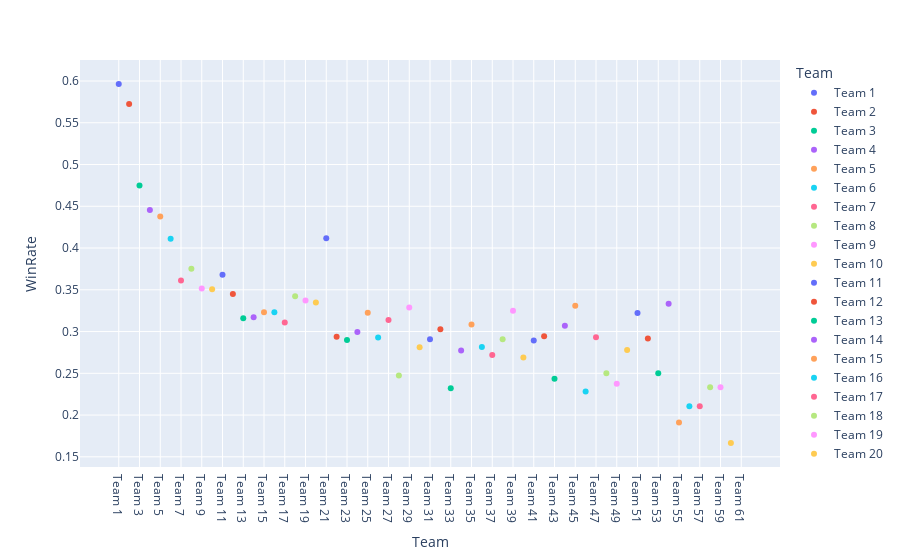

This figure's notebook cell:
### Code cell
import plotly.express as px
fig = px.scatter(data_new,x = "Team",y = 'WinRate',color = "Team")
fig.show()

### Figure 1 — Plotly figure (JSON) as saved in the notebook; plotly's stock layout.template omitted (floating-point values rounded to 4 significant figures)
{"data": [{"hovertemplate": "Team=%{x}<br>WinRate=%{y}<extra></extra>", "legendgroup": "Team 1", "marker": {"color": "#636efa", "symbol": "circle"}, "mode": "markers", "name": "Team 1", "orientation": "v", "showlegend": true, "type": "scatter", "x": ["Team 1"], "xaxis": "x", "y": [0.5963], "yaxis": "y"}, {"hovertemplate": "Team=%{x}<br>WinRate=%{y}<extra></extra>", "legendgroup": "Team 2", "marker": {"color": "#EF553B", "symbol": "circle"}, "mode": "markers", "name": "Team 2", "orientation": "v", "showlegend": true, "type": "scatter", "x": ["Team 2"], "xaxis": "x", "y": [0.5724], "yaxis": "y"}, {"hovertemplate": "Team=%{x}<br>WinRate=%{y}<extra></extra>", "legendgroup": "Team 3", "marker": {"color": "#00cc96", "symbol": "circle"}, "mode": "markers", "name": "Team 3", "orientation": "v", "showlegend": true, "type": "scatter", "x": ["Team 3"], "xaxis": "x", "y": [0.4748], "yaxis": "y"}, {"hovertemplate": "Team=%{x}<br>WinRate=%{y}<extra></extra>", "legendgroup": "Team 4", "marker": {"color": "#ab63fa", "symbol": "circle"}, "mode": "markers", "name": "Team 4", "orientation": "v", "showlegend": true, "type": "scatter", "x": ["Team 4"], "xaxis": "x", "y": [0.4456], "yaxis": "y"}, {"hovertemplate": "Team=%{x}<br>WinRate=%{y}<extra></extra>", "legendgroup": "Team 5", "marker": {"color": "#FFA15A", "symbol": "circle"}, "mode": "markers", "name": "Team 5", "orientation": "v", "showlegend": true, "type": "scatter", "x": ["Team 5"], "xaxis": "x", "y": [0.4377], "yaxis": "y"}, {"hovertemplate": "Team=%{x}<br>WinRate=%{y}<extra></extra>", "legendgroup": "Team 6", "marker": {"color": "#19d3f3", "symbol": "circle"}, "mode": "markers", "name": "Team 6", "orientation": "v", "showlegend": true, "type": "scatter", "x": ["Team 6"], "xaxis": "x", "y": [0.4111], "yaxis": "y"}, {"hovertemplate": "Team=%{x}<br>WinRate=%{y}<extra></extra>", "legendgroup": "Team 7", "marker": {"color": "#FF6692", "symbol": "circle"}, "mode": "markers", "name": "Team 7", "orientation": "v", "showlegend": true, "type": "scatter", "x": ["Team 7"], "xaxis": "x", "y": [0.361], "yaxis": "y"}, {"hovertemplate": "Team=%{x}<br>WinRate=%{y}<extra></extra>", "legendgroup": "Team 8", "marker": {"color": "#B6E880", "symbol": "circle"}, "mode": "markers", "name": "Team 8", "orientation": "v", "showlegend": true, "type": "scatter", "x": ["Team 8"], "xaxis": "x", "y": [0.3753], "yaxis": "y"}, {"hovertemplate": "Team=%{x}<br>WinRate=%{y}<extra></extra>", "legendgroup": "Team 9", "marker": {"color": "#FF97FF", "symbol": "circle"}, "mode": "markers", "name": "Team 9", "orientation": "v", "showlegend": true, "type": "scatter", "x": ["Team 9"], "xaxis": "x", "y": [0.3515], "yaxis": "y"}, {"hovertemplate": "Team=%{x}<br>WinRate=%{y}<extra></extra>", "legendgroup": "Team 10", "marker": {"color": "#FECB52", "symbol": "circle"}, "mode": "markers", "name": "Team 10", "orientation": "v", "showlegend": true, "type": "scatter", "x": ["Team 10"], "xaxis": "x", "y": [0.3507], "yaxis": "y"}, {"hovertemplate": "Team=%{x}<br>WinRate=%{y}<extra></extra>", "legendgroup": "Team 11", "marker": {"color": "#636efa", "symbol": "circle"}, "mode": "markers", "name": "Team 11", "orientation": "v", "showlegend": true, "type": "scatter", "x": ["Team 11"], "xaxis": "x", "y": [0.368], "yaxis": "y"}, {"hovertemplate": "Team=%{x}<br>WinRate=%{y}<extra></extra>", "legendgroup": "Team 12", "marker": {"color": "#EF553B", "symbol": "circle"}, "mode": "markers", "name": "Team 12", "orientation": "v", "showlegend": true, "type": "scatter", "x": ["Team 12"], "xaxis": "x", "y": [0.3451], "yaxis": "y"}, {"hovertemplate": "Team=%{x}<br>WinRate=%{y}<extra></extra>", "legendgroup": "Team 13", "marker": {"color": "#00cc96", "symbol": "circle"}, "mode": "markers", "name": "Team 13", "orientation": "v", "showlegend": true, "type": "scatter", "x": ["Team 13"], "xaxis": "x", "y": [0.3158], "yaxis": "y"}, {"hovertemplate": "Team=%{x}<br>WinRate=%{y}<extra></extra>", "legendgroup": "Team 14", "marker": {"color": "#ab63fa", "symbol": "circle"}, "mode": "markers", "name": "Team 14", "orientation": "v", "showlegend": true, "type": "scatter", "x": ["Team 14"], "xaxis": "x", "y": [0.3172], "yaxis": "y"}, {"hovertemplate": "Team=%{x}<br>WinRate=%{y}<extra></extra>", "legendgroup": "Team 15", "marker": {"color": "#FFA15A", "symbol": "circle"}, "mode": "markers", "name": "Team 15", "orientation": "v", "showlegend": true, "type": "scatter", "x": ["Team 15"], "xaxis": "x", "y": [0.323], "yaxis": "y"}, {"hovertemplate": "Team=%{x}<br>WinRate=%{y}<extra></extra>", "legendgroup": "Team 16", "marker": {"color": "#19d3f3", "symbol": "circle"}, "mode": "markers", "name": "Team 16", "orientation": "v", "showlegend": true, "type": "scatter", "x": ["Team 16"], "xaxis": "x", "y": [0.3232], "yaxis": "y"}, {"hovertemplate": "Team=%{x}<br>WinRate=%{y}<extra></extra>", "legendgroup": "Team 17", "marker": {"color": "#FF6692", "symbol": "circle"}, "mode": "markers", "name": "Team 17", "orientation": "v", "showlegend": true, "type": "scatter", "x": ["Team 17"], "xaxis": "x", "y": [0.3108], "yaxis": "y"}, {"hovertemplate": "Team=%{x}<br>WinRate=%{y}<extra></extra>", "legendgroup": "Team 18", "marker": {"color": "#B6E880", "symbol": "circle"}, "mode": "markers", "name": "Team 18", "orientation": "v", "showlegend": true, "type": "scatter", "x": ["Team 18"], "xaxis": "x", "y": [0.3423], "yaxis": "y"}, {"hovertemplate": "Team=%{x}<br>WinRate=%{y}<extra></extra>", "legendgroup": "Team 19", "marker": {"color": "#FF97FF", "symbol": "circle"}, "mode": "markers", "name": "Team 19", "orientation": "v", "showlegend": true, "type": "scatter", "x": ["Team 19"], "xaxis": "x", "y": [0.337], "yaxis": "y"}, {"hovertemplate": "Team=%{x}<br>WinRate=%{y}<extra></extra>", "legendgroup": "Team 20", "marker": {"color": "#FECB52", "symbol": "circle"}, "mode": "markers", "name": "Team 20", "orientation": "v", "showlegend": true, "type": "scatter", "x": ["Team 20"], "xaxis": "x", "y": [0.3349], "yaxis": "y"}, {"hovertemplate": "Team=%{x}<br>WinRate=%{y}<extra></extra>", "legendgroup": "Team 21", "marker": {"color": "#636efa", "symbol": "circle"}, "mode": "markers", "name": "Team 21", "orientation": "v", "showlegend": true, "type": "scatter", "x": ["Team 21"], "xaxis": "x", "y": [0.4118], "yaxis": "y"}, {"hovertemplate": "Team=%{x}<br>WinRate=%{y}<extra></extra>", "legendgroup": "Team 22", "marker": {"color": "#EF553B", "symbol": "circle"}, "mode": "markers", "name": "Team 22", "orientation": "v", "showlegend": true, "type": "scatter", "x": ["Team 22"], "xaxis": "x", "y": [0.2938], "yaxis": "y"}, {"hovertemplate": "Team=%{x}<br>WinRate=%{y}<extra></extra>", "legendgroup": "Team 23", "marker": {"color": "#00cc96", "symbol": "circle"}, "mode": "markers", "name": "Team 23", "orientation": "v", "showlegend": true, "type": "scatter", "x": ["Team 23"], "xaxis": "x", "y": [0.2899], "yaxis": "y"}, {"hovertemplate": "Team=%{x}<br>WinRate=%{y}<extra></extra>", "legendgroup": "Team 24", "marker": {"color": "#ab63fa", "symbol": "circle"}, "mode": "markers", "name": "Team 24", "orientation": "v", "showlegend": true, "type": "scatter", "x": ["Team 24"], "xaxis": "x", "y": [0.2994], "yaxis": "y"}, {"hovertemplate": "Team=%{x}<br>WinRate=%{y}<extra></extra>", "legendgroup": "Team 25", "marker": {"color": "#FFA15A", "symbol": "circle"}, "mode": "markers", "name": "Team 25", "orientation": "v", "showlegend": true, "type": "scatter", "x": ["Team 25"], "xaxis": "x", "y": [0.3224], "yaxis": "y"}, {"hovertemplate": "Team=%{x}<br>WinRate=%{y}<extra></extra>", "legendgroup": "Team 26", "marker": {"color": "#19d3f3", "symbol": "circle"}, "mode": "markers", "name": "Team 26", "orientation": "v", "showlegend": true, "type": "scatter", "x": ["Team 26"], "xaxis": "x", "y": [0.293], "yaxis": "y"}, {"hovertemplate": "Team=%{x}<br>WinRate=%{y}<extra></extra>", "legendgroup": "Team 27", "marker": {"color": "#FF6692", "symbol": "circle"}, "mode": "markers", "name": "Team 27", "orientation": "v", "showlegend": true, "type": "scatter", "x": ["Team 27"], "xaxis": "x", "y": [0.3138], "yaxis": "y"}, {"hovertemplate": "Team=%{x}<br>WinRate=%{y}<extra></extra>", "legendgroup": "Team 28", "marker": {"color": "#B6E880", "symbol": "circle"}, "mode": "markers", "name": "Team 28", "orientation": "v", "showlegend": true, "type": "scatter", "x": ["Team 28"], "xaxis": "x", "y": [0.2474], "yaxis": "y"}, {"hovertemplate": "Team=%{x}<br>WinRate=%{y}<extra></extra>", "legendgroup": "Team 29", "marker": {"color": "#FF97FF", "symbol": "circle"}, "mode": "markers", "name": "Team 29", "orientation": "v", "showlegend": true, "type": "scatter", "x": ["Team 29"], "xaxis": "x", "y": [0.3289], "yaxis": "y"}, {"hovertemplate": "Team=%{x}<br>WinRate=%{y}<extra></extra>", "legendgroup": "Team 30", "marker": {"color": "#FECB52", "symbol": "circle"}, "mode": "markers", "name": "Team 30", "orientation": "v", "showlegend": true, "type": "scatter", "x": ["Team 30"], "xaxis": "x", "y": [0.2811], "yaxis": "y"}, {"hovertemplate": "Team=%{x}<br>WinRate=%{y}<extra></extra>", "legendgroup": "Team 31", "marker": {"color": "#636efa", "symbol": "circle"}, "mode": "markers", "name": "Team 31", "orientation": "v", "showlegend": true, "type": "scatter", "x": ["Team 31"], "xaxis": "x", "y": [0.2908], "yaxis": "y"}, {"hovertemplate": "Team=%{x}<br>WinRate=%{y}<extra></extra>", "legendgroup": "Team 32", "marker": {"color": "#EF553B", "symbol": "circle"}, "mode": "markers", "name": "Team 32", "orientation": "v", "showlegend": true, "type": "scatter", "x": ["Team 32"], "xaxis": "x", "y": [0.3028], "yaxis": "y"}, {"hovertemplate": "Team=%{x}<br>WinRate=%{y}<extra></extra>", "legendgroup": "Team 33", "marker": {"color": "#00cc96", "symbol": "circle"}, "mode": "markers", "name": "Team 33", "orientation": "v", "showlegend": true, "type": "scatter", "x": ["Team 33"], "xaxis": "x", "y": [0.2321], "yaxis": "y"}, {"hovertemplate": "Team=%{x}<br>WinRate=%{y}<extra></extra>", "legendgroup": "Team 34", "marker": {"color": "#ab63fa", "symbol": "circle"}, "mode": "markers", "name": "Team 34", "orientation": "v", "showlegend": true, "type": "scatter", "x": ["Team 34"], "xaxis": "x", "y": [0.2775], "yaxis": "y"}, {"hovertemplate": "Team=%{x}<br>WinRate=%{y}<extra></extra>", "legendgroup": "Team 35", "marker": {"color": "#FFA15A", "symbol": "circle"}, "mode": "markers", "name": "Team 35", "orientation": "v", "showlegend": true, "type": "scatter", "x": ["Team 35"], "xaxis": "x", "y": [0.3084], "yaxis": "y"}, {"hovertemplate": "Team=%{x}<br>WinRate=%{y}<extra></extra>", "legendgroup": "Team 36", "marker": {"color": "#19d3f3", "symbol": "circle"}, "mode": "markers", "name": "Team 36", "orientation": "v", "showlegend": true, "type": "scatter", "x": ["Team 36"], "xaxis": "x", "y": [0.2815], "yaxis": "y"}, {"hovertemplate": "Team=%{x}<br>WinRate=%{y}<extra></extra>", "legendgroup": "Team 37", "marker": {"color": "#FF6692", "symbol": "circle"}, "mode": "markers", "name": "Team 37", "orientation": "v", "showlegend": true, "type": "scatter", "x": ["Team 37"], "xaxis": "x", "y": [0.2719], "yaxis": "y"}, {"hovertemplate": "Team=%{x}<br>WinRate=%{y}<extra></extra>", "legendgroup": "Team 38", "marker": {"color": "#B6E880", "symbol": "circle"}, "mode": "markers", "name": "Team 38", "orientation": "v", "showlegend": true, "type": "scatter", "x": ["Team 38"], "xaxis": "x", "y": [0.2908], "yaxis": "y"}, {"hovertemplate": "Team=%{x}<br>WinRate=%{y}<extra></extra>", "legendgroup": "Team 39", "marker": {"color": "#FF97FF", "symbol": "circle"}, "mode": "markers", "name": "Team 39", "orientation": "v", "showlegend": true, "type": "scatter", "x": ["Team 39"], "xaxis": "x", "y": [0.325], "yaxis": "y"}, {"hovertemplate": "Team=%{x}<br>WinRate=%{y}<extra></extra>", "legendgroup": "Team 40", "marker": {"color": "#FECB52", "symbol": "circle"}, "mode": "markers", "name": "Team 40", "orientation": "v", "showlegend": true, "type": "scatter", "x": ["Team 40"], "xaxis": "x", "y": [0.2688], "yaxis": "y"}, {"hovertemplate": "Team=%{x}<br>WinRate=%{y}<extra></extra>", "legendgroup": "Team 41", "marker": {"color": "#636efa", "symbol": "circle"}, "mode": "markers", "name": "Team 41", "orientation": "v", "showlegend": true, "type": "scatter", "x": ["Team 41"], "xaxis": "x", "y": [0.2892], "yaxis": "y"}, {"hovertemplate": "Team=%{x}<br>WinRate=%{y}<extra></extra>", "legendgroup": "Team 42", "marker": {"color": "#EF553B", "symbol": "circle"}, "mode": "markers", "name": "Team 42", "orientation": "v", "showlegend": true, "type": "scatter", "x": ["Team 42"], "xaxis": "x", "y": [0.2944], "yaxis": "y"}, {"hovertemplate": "Team=%{x}<br>WinRate=%{y}<extra></extra>", "legendgroup": "Team 43", "marker": {"color": "#00cc96", "symbol": "circle"}, "mode": "markers", "name": "Team 43", "orientation": "v", "showlegend": true, "type": "scatter", "x": ["Team 43"], "xaxis": "x", "y": [0.2434], "yaxis": "y"}, {"hovertemplate": "Team=%{x}<br>WinRate=%{y}<extra></extra>", "legendgroup": "Team 44", "marker": {"color": "#ab63fa", "symbol": "circle"}, "mode": "markers", "name": "Team 44", "orientation": "v", "showlegend": true, "type": "scatter", "x": ["Team 44"], "xaxis": "x", "y": [0.307], "yaxis": "y"}, {"hovertemplate": "Team=%{x}<br>WinRate=%{y}<extra></extra>", "legendgroup": "Team 45", "marker": {"color": "#FFA15A", "symbol": "circle"}, "mode": "markers", "name": "Team 45", "orientation": "v", "showlegend": true, "type": "scatter", "x": ["Team 45"], "xaxis": "x", "y": [0.3308], "yaxis": "y"}, {"hovertemplate": "Team=%{x}<br>WinRate=%{y}<extra></extra>", "legendgroup": "Team 46", "marker": {"color": "#19d3f3", "symbol": "circle"}, "mode": "markers", "name": "Team 46", "orientation": "v", "showlegend": true, "type": "scatter", "x": ["Team 46"], "xaxis": "x", "y": [0.2281], "yaxis": "y"}, {"hovertemplate": "Team=%{x}<br>WinRate=%{y}<extra></extra>", "legendgroup": "Team 47", "marker": {"color": "#FF6692", "symbol": "circle"}, "mode": "markers", "name": "Team 47", "orientation": "v", "showlegend": true, "type": "scatter", "x": ["Team 47"], "xaxis": "x", "y": [0.2931], "yaxis": "y"}, {"hovertemplate": "Team=%{x}<br>WinRate=%{y}<extra></extra>", "legendgroup": "Team 48", "marker": {"color": "#B6E880", "symbol": "circle"}, "mode": "markers", "name": "Team 48", "orientation": "v", "showlegend": true, "type": "scatter", "x": ["Team 48"], "xaxis": "x", "y": [0.25], "yaxis": "y"}, {"hovertemplate": "Team=%{x}<br>WinRate=%{y}<extra></extra>", "legendgroup": "Team 49", "marker": {"color": "#FF97FF", "symbol": "circle"}, "mode": "markers", "name": "Team 49", "orientation": "v", "showlegend": true, "type": "scatter", "x": ["Team 49"], "xaxis": "x", "y": [0.2375], "yaxis": "y"}, {"hovertemplate": "Team=%{x}<br>WinRate=%{y}<extra></extra>", "legendgroup": "Team 50", "marker": {"color": "#FECB52", "symbol": "circle"}, "mode": "markers", "name": "Team 50", "orientation": "v", "showlegend": true, "type": "scatter", "x": ["Team 50"], "xaxis": "x", "y": [0.2778], "yaxis": "y"}, {"hovertemplate": "Team=%{x}<br>WinRate=%{y}<extra></extra>", "legendgroup": "Team 51", "marker": {"color": "#636efa", "symbol": "circle"}, "mode": "markers", "name": "Team 51", "orientation": "v", "showlegend": true, "type": "scatter", "x": ["Team 51"], "xaxis": "x", "y": [0.3222], "yaxis": "y"}, {"hovertemplate": "Team=%{x}<br>WinRate=%{y}<extra></extra>", "legendgroup": "Team 52", "marker": {"color": "#EF553B", "symbol": "circle"}, "mode": "markers", "name": "Team 52", "orientation": "v", "showlegend": true, "type": "scatter", "x": ["Team 52"], "xaxis": "x", "y": [0.2917], "yaxis": "y"}, {"hovertemplate": "Team=%{x}<br>WinRate=%{y}<extra></extra>", "legendgroup": "Team 53", "marker": {"color": "#00cc96", "symbol": "circle"}, "mode": "markers", "name": "Team 53", "orientation": "v", "showlegend": true, "type": "scatter", "x": ["Team 53"], "xaxis": "x", "y": [0.25], "yaxis": "y"}, {"hovertemplate": "Team=%{x}<br>WinRate=%{y}<extra></extra>", "legendgroup": "Team 54", "marker": {"color": "#ab63fa", "symbol": "circle"}, "mode": "markers", "name": "Team 54", "orientation": "v", "showlegend": true, "type": "scatter", "x": ["Team 54"], "xaxis": "x", "y": [0.3333], "yaxis": "y"}, {"hovertemplate": "Team=%{x}<br>WinRate=%{y}<extra></extra>", "legendgroup": "Team 55", "marker": {"color": "#FFA15A", "symbol": "circle"}, "mode": "markers", "name": "Team 55", "orientation": "v", "showlegend": true, "type": "scatter", "x": ["Team 55"], "xaxis": "x", "y": [0.1912], "yaxis": "y"}, {"hovertemplate": "Team=%{x}<br>WinRate=%{y}<extra></extra>", "legendgroup": "Team 56", "marker": {"color": "#19d3f3", "symbol": "circle"}, "mode": "markers", "name": "Team 56", "orientation": "v", "showlegend": true, "type": "scatter", "x": ["Team 56"], "xaxis": "x", "y": [0.2105], "yaxis": "y"}, {"hovertemplate": "Team=%{x}<br>WinRate=%{y}<extra></extra>", "legendgroup": "Team 57", "marker": {"color": "#FF6692", "symbol": "circle"}, "mode": "markers", "name": "Team 57", "orientation": "v", "showlegend": true, "type": "scatter", "x": ["Team 57"], "xaxis": "x", "y": [0.2105], "yaxis": "y"}, {"hovertemplate": "Team=%{x}<br>WinRate=%{y}<extra></extra>", "legendgroup": "Team 58", "marker": {"color": "#B6E880", "symbol": "circle"}, "mode": "markers", "name": "Team 58", "orientation": "v", "showlegend": true, "type": "scatter", "x": ["Team 58"], "xaxis": "x", "y": [0.2333], "yaxis": "y"}, {"hovertemplate": "Team=%{x}<br>WinRate=%{y}<extra></extra>", "legendgroup": "Team 59", "marker": {"color": "#FF97FF", "symbol": "circle"}, "mode": "markers", "name": "Team 59", "orientation": "v", "showlegend": true, "type": "scatter", "x": ["Team 59"], "xaxis": "x", "y": [0.2333], "yaxis": "y"}, {"hovertemplate": "Team=%{x}<br>WinRate=%{y}<extra></extra>", "legendgroup": "Team 60", "marker": {"color": "#FECB52", "symbol": "circle"}, "mode": "markers", "name": "Team 60", "orientation": "v", "showlegend": true, "type": "scatter", "x": ["Team 60"], "xaxis": "x", "y": [0.1667], "yaxis": "y"}, {"hovertemplate": "Team=%{x}<br>WinRate=%{y}<extra></extra>", "legendgroup": "Team 61", "marker": {"color": "#636efa", "symbol": "circle"}, "mode": "markers", "name": "Team 61", "orientation": "v", "showlegend": true, "type": "scatter", "x": ["Team 61"], "xaxis": "x", "y": [null], "yaxis": "y"}], "layout": {"legend": {"title": {"text": "Team"}, "tracegroupgap": 0}, "margin": {"t": 60}, "xaxis": {"anchor": "y", "categoryarray": ["Team 1", "Team 2", "Team 3", "Team 4", "Team 5", "Team 6", "Team 7", "Team 8", "Team 9", "Team 10", "Team 11", "Team 12", "Team 13", "Team 14", "Team 15", "Team 16", "Team 17", "Team 18", "Team 19", "Team 20", "Team 21", "Team 22", "Team 23", "Team 24", "Team 25", "Team 26", "Team 27", "Team 28", "Team 29", "Team 30", "Team 31", "Team 32", "Team 33", "Team 34", "Team 35", "Team 36", "Team 37", "Team 38", "Team 39", "Team 40", "Team 41", "Team 42", "Team 43", "Team 44", "Team 45", "Team 46", "Team 47", "Team 48", "Team 49", "Team 50", "Team 51", "Team 52", "Team 53", "Team 54", "Team 55", "Team 56", "Team 57", "Team 58", "Team 59", "Team 60", "Team 61"], "categoryorder": "array", "domain": [0, 1], "title": {"text": "Team"}}, "yaxis": {"anchor": "x", "domain": [0, 1], "title": {"text": "WinRate"}}}}
